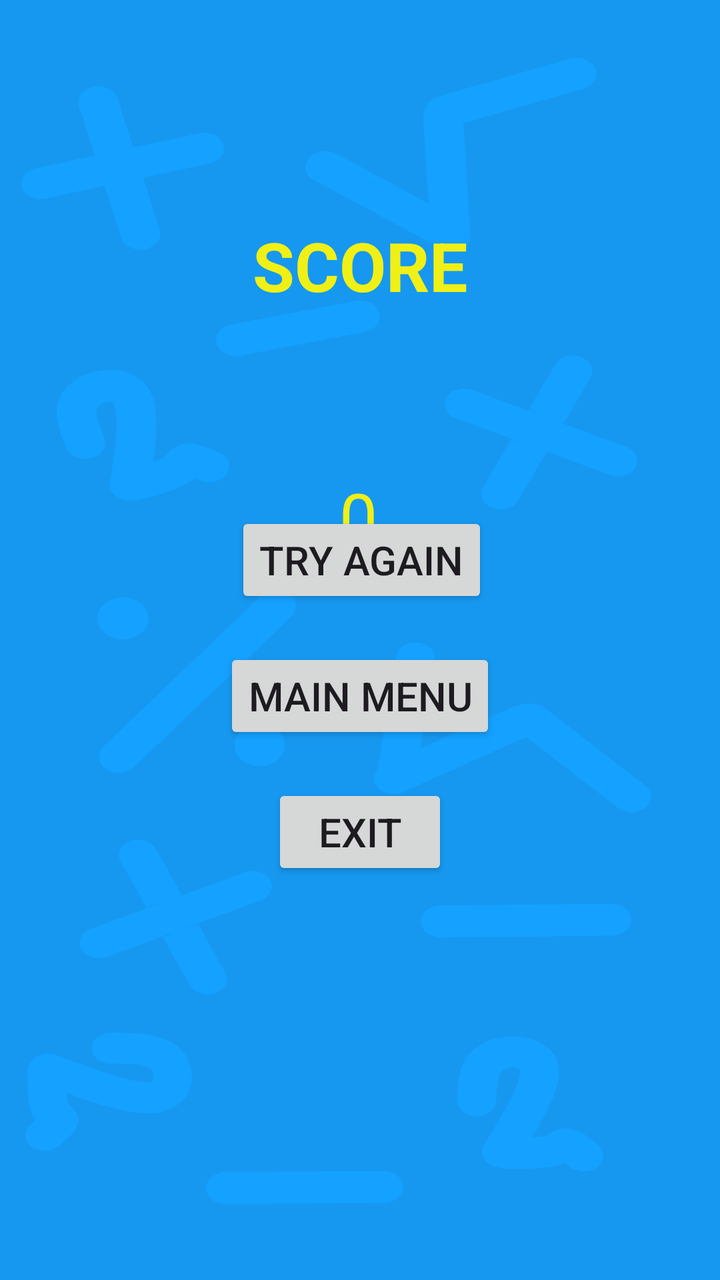
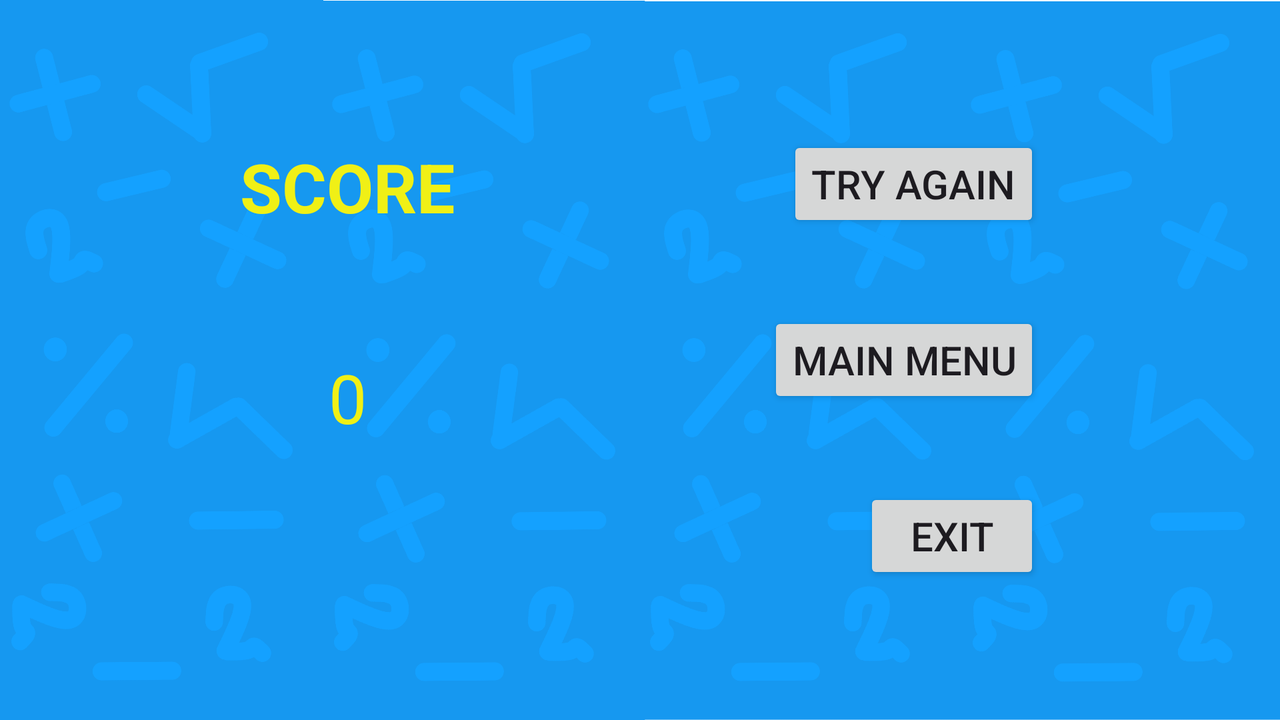

Compare how this app lays out the same screen by default and in its alternative resource folder. The renders come first, then the two layout files and the values they reference.
<!-- AndroidManifest.xml: application theme Theme.RootsAndSquaresMathematics -->
<!-- res/layout/activity_score.xml -->
<?xml version="1.0" encoding="utf-8"?>
<androidx.constraintlayout.widget.ConstraintLayout xmlns:android="http://schemas.android.com/apk/res/android"
    xmlns:app="http://schemas.android.com/apk/res-auto"
    xmlns:tools="http://schemas.android.com/tools"
    android:id="@+id/main"
    android:layout_width="match_parent"
    android:layout_height="match_parent"
    android:background="@drawable/background"
    tools:context=".ScoreActivity">

    <TextView
        android:id="@+id/textView2"
        android:layout_width="wrap_content"
        android:layout_height="wrap_content"
        android:layout_marginTop="110dp"
        android:text="@string/score_big"
        android:textColor="@color/yellow"
        android:textSize="34sp"
        android:textStyle="bold"
        app:layout_constraintEnd_toEndOf="parent"
        app:layout_constraintStart_toStartOf="parent"
        app:layout_constraintTop_toTopOf="parent" />

    <TextView
        android:id="@+id/textViewFinalScore"
        android:layout_width="wrap_content"
        android:layout_height="wrap_content"
        android:layout_marginTop="80dp"
        android:text="0"
        android:textColor="@color/yellow"
        android:textSize="34sp"
        app:layout_constraintEnd_toEndOf="parent"
        app:layout_constraintHorizontal_bias="0.498"
        app:layout_constraintStart_toStartOf="parent"
        app:layout_constraintTop_toBottomOf="@+id/textView2" />

    <Button
        android:id="@+id/buttonTryAgain"
        android:layout_width="wrap_content"
        android:layout_height="wrap_content"
        android:layout_marginBottom="20dp"
        android:text="@string/try_again"
        android:textSize="20sp"
        app:layout_constraintBottom_toTopOf="@+id/buttonMainMenu"
        app:layout_constraintEnd_toEndOf="parent"
        app:layout_constraintHorizontal_bias="0.503"
        app:layout_constraintStart_toStartOf="parent" />

    <Button
        android:id="@+id/buttonMainMenu"
        android:layout_width="wrap_content"
        android:layout_height="wrap_content"
        android:layout_marginBottom="20dp"
        android:text="@string/main_menu"
        android:textSize="20sp"
        app:layout_constraintBottom_toTopOf="@+id/buttonExit"
        app:layout_constraintEnd_toEndOf="parent"
        app:layout_constraintStart_toStartOf="parent" />

    <Button
        android:id="@+id/buttonExit"
        android:layout_width="wrap_content"
        android:layout_height="wrap_content"
        android:layout_marginBottom="200dp"
        android:text="@string/exit"
        android:textSize="20sp"
        app:layout_constraintBottom_toBottomOf="parent"
        app:layout_constraintEnd_toEndOf="parent"
        app:layout_constraintStart_toStartOf="parent" />
</androidx.constraintlayout.widget.ConstraintLayout>
<!-- resources referenced by this layout -->
<resources>
  <color name="yellow">#F0F016</color>
  <!-- drawable background: png bitmap (drawable, 33767 bytes) -->
  <string name="exit">EXIT</string>
  <string name="main_menu">MAIN MENU</string>
  <string name="score_big">SCORE</string>
  <string name="try_again">TRY AGAIN</string>
  <style name="Theme.RootsAndSquaresMathematics" parent="Base.Theme.RootsAndSquaresMathematics" />
  <style name="Base.Theme.RootsAndSquaresMathematics" parent="Theme.Material3.DayNight.NoActionBar">
          
          
          <item name="colorPrimary">@color/yellow</item>
          <item name="colorPrimaryVariant">@color/yellow</item>
          <item name="colorOnPrimary">@color/black</item>
      </style>
  <color name="black">#FF000000</color>
</resources>
<!-- res/layout-land/activity_score.xml (the author's variant of the layout above) -->
<!-- drawn on the phone turned sideways -->
<?xml version="1.0" encoding="utf-8"?>
<androidx.constraintlayout.widget.ConstraintLayout xmlns:android="http://schemas.android.com/apk/res/android"
    xmlns:app="http://schemas.android.com/apk/res-auto"
    xmlns:tools="http://schemas.android.com/tools"
    android:id="@+id/main"
    android:layout_width="match_parent"
    android:layout_height="match_parent"
    android:background="@drawable/background2"
    tools:context=".ScoreActivity">

    <TextView
        android:id="@+id/textView2"
        android:layout_width="wrap_content"
        android:layout_height="wrap_content"
        android:layout_marginStart="120dp"
        android:layout_marginBottom="40dp"
        android:text="@string/score_big"
        android:textColor="@color/yellow"
        android:textSize="34sp"
        android:textStyle="bold"
        app:layout_constraintBottom_toTopOf="@+id/buttonMainMenu"
        app:layout_constraintStart_toStartOf="parent" />

    <TextView
        android:id="@+id/textViewFinalScore"
        android:layout_width="wrap_content"
        android:layout_height="wrap_content"
        android:layout_marginTop="60dp"
        android:text="0"
        android:textColor="@color/yellow"
        android:textSize="34sp"
        app:layout_constraintEnd_toEndOf="@+id/textView2"
        app:layout_constraintStart_toStartOf="@+id/textView2"
        app:layout_constraintTop_toBottomOf="@+id/textView2" />

    <Button
        android:id="@+id/buttonTryAgain"
        android:layout_width="wrap_content"
        android:layout_height="wrap_content"
        android:layout_marginEnd="120dp"
        android:layout_marginBottom="40dp"
        android:text="@string/try_again"
        android:textSize="20sp"
        app:layout_constraintBottom_toTopOf="@+id/buttonMainMenu"
        app:layout_constraintEnd_toEndOf="parent" />

    <Button
        android:id="@+id/buttonMainMenu"
        android:layout_width="wrap_content"
        android:layout_height="wrap_content"
        android:layout_marginEnd="120dp"
        android:text="@string/main_menu"
        android:textSize="20sp"
        app:layout_constraintBottom_toBottomOf="parent"
        app:layout_constraintEnd_toEndOf="parent"
        app:layout_constraintTop_toTopOf="parent" />

    <Button
        android:id="@+id/buttonExit"
        android:layout_width="wrap_content"
        android:layout_height="wrap_content"
        android:layout_marginTop="40dp"
        android:layout_marginEnd="120dp"
        android:text="@string/exit"
        android:textSize="20sp"
        app:layout_constraintEnd_toEndOf="parent"
        app:layout_constraintTop_toBottomOf="@+id/buttonMainMenu" />
</androidx.constraintlayout.widget.ConstraintLayout>
<!-- resources referenced by the variant -->
<!-- as the phone turned sideways resolves them -->
<resources>
  <color name="yellow">#F0F016</color>
  <!-- drawable background2: png bitmap (drawable, 241347 bytes) -->
  <string name="exit">EXIT</string>
  <string name="main_menu">MAIN MENU</string>
  <string name="score_big">SCORE</string>
  <string name="try_again">TRY AGAIN</string>
  <style name="Theme.RootsAndSquaresMathematics" parent="Base.Theme.RootsAndSquaresMathematics" />
  <style name="Base.Theme.RootsAndSquaresMathematics" parent="Theme.Material3.DayNight.NoActionBar">
          
          
          <item name="colorPrimary">@color/yellow</item>
          <item name="colorPrimaryVariant">@color/yellow</item>
          <item name="colorOnPrimary">@color/black</item>
      </style>
  <color name="black">#FF000000</color>
</resources>
